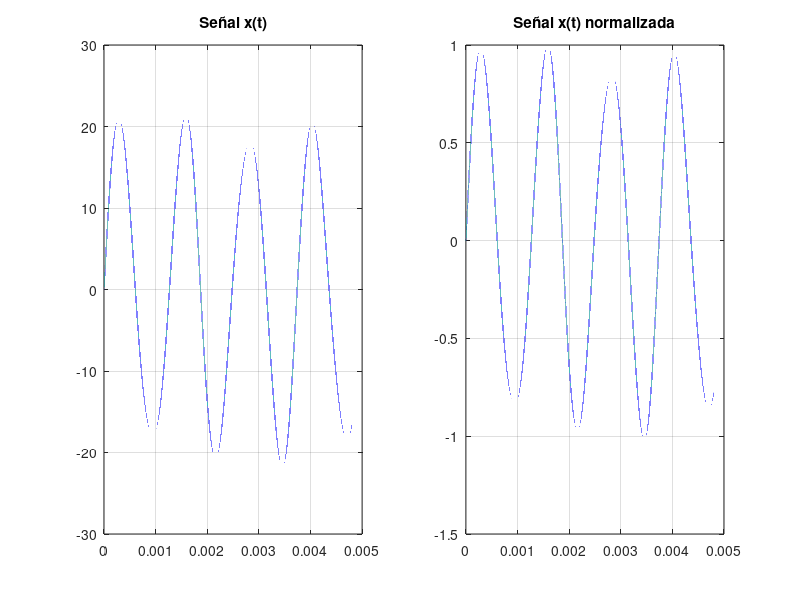
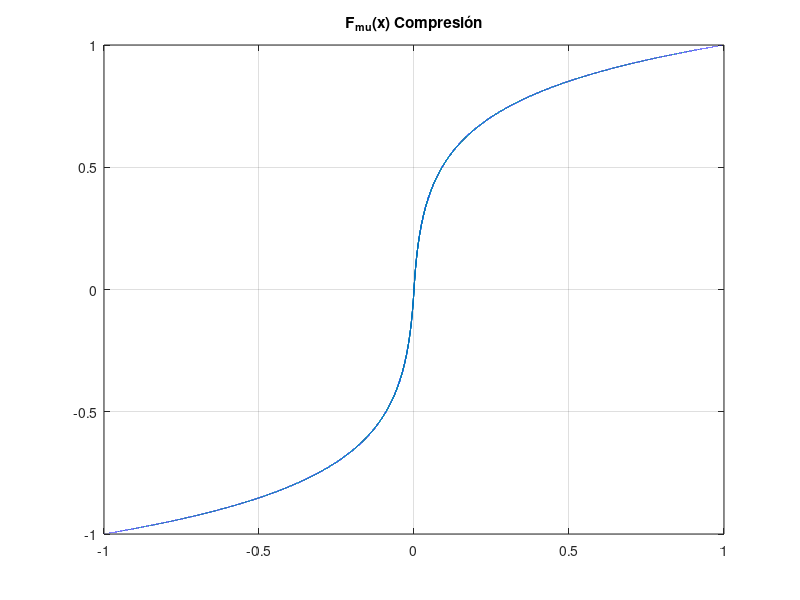

MATLAB code to generate these figures, in order: (Note: this script raises an error after producing the figures.)
clear all; close all; clc;

t=0:1/1e8:0.0048;

% Señal x(t)
x =20.*sin(1600.*pi.*t) + 2.*sin(2700.*pi.*t) + 0.15.*sin(5000.*pi.*t) + 0.003.*cos(1500.*pi.*t) + 0.01.*cos(6000.*pi.*t);

% Señal x(t) normalizada
xn = x./abs(max(x));

% Valor de Mu
u = 100;

% Comprimir
F_x = sign(xn).*((log(1+u.*abs(xn)))/(log(1+u)));

% Grafica de x(t)
subplot(1,2,1);
plot(t,x);
title("Señal x(t)")
grid on;

% Grafica de x(t) normalizada
subplot(1,2,2);
plot(t,xn);
title("Señal x(t) normalizada")
grid on;


figure(2)

% Grafica de F(x) que muestra la compresion

plot(xn,F_x);
title("F_{\mu}(x) Compresión", 'Interpreter','tex')
grid on;
xlim([-1 1])
ylim([-1 1])


% Codificando F(x)
[xn_c, Fx_c, dicc] = codificar(F_x,xn);

% Grafica de Fx(t) codificada

figure(3)
stairs(xn_c,Fx_c);
title('F_{\mu}(x) Codificada', 'Interpreter','tex');
grid on;
xlim([-1 1])
ylim([-1 1])
hold on

plot([-1 1],[Fx_c(1) Fx_c(1)],'k')
plot(xn_c(1),Fx_c(1),'ro')

plot([-1 1],[Fx_c(8) Fx_c(8)],'k')
plot(xn_c(8),Fx_c(8),'ro')

plot([-1 1],[Fx_c(16) Fx_c(16)],'k')
plot(xn_c(16),Fx_c(16),'ro')

plot([-1 1],[Fx_c(24) Fx_c(24)],'k')
plot(xn_c(24),Fx_c(24),'ro')

plot([-1 1],[0 0],'b')


plot([-1 1],[Fx_c(40) Fx_c(40)],'k')
plot(xn_c(40),Fx_c(40),'ro')

plot([-1 1],[Fx_c(48) Fx_c(48)],'k')
plot(xn_c(48),Fx_c(48),'ro')

plot([-1 1],[Fx_c(56) Fx_c(56)],'k')
plot(xn_c(56),Fx_c(56),'ro')

plot([-1 1],[Fx_c(64) Fx_c(64)],'k')
plot(xn_c(64),Fx_c(64),'ro')


figure(4)

% Calculo de F(y), proceso de expansion

F_y = sign(F_x).*(1/u).*((1+u).^abs(F_x) - 1);


% Grafica de F(y)
plot(F_x,F_y);
title("F_{\mu}^{-1}(y) Expansión", 'Interpreter','tex')
grid on;
xlim([-1 1])
ylim([-1 1])

figure(5)

% Grafica de x(t) para comparacion
subplot(1,2,1);
plot(t,x);
title("Señal x(t)")
grid on;

% Multiplicacion de F_y por X(t)
x_t = F_y.*abs(max(x));

subplot(1,2,2);
plot(t,x_t);
title("F_{\mu}^{-1}(y) multiplicada por |X(t)|_{max}", 'Interpreter','tex')
grid on;





